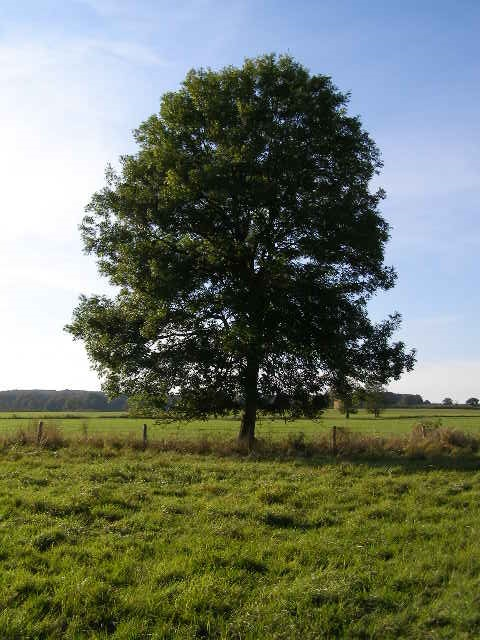
#> input picture tree_for_OpenCV.jpg, 480 x 640 px
$ python chapter3.py
#> lines starting #> are read from the running program, lines starting #| are printed output that depends on the picture
import cv2
import numpy as np

img= cv2.imread("tree_for_OpenCV.jpg")
#> img is the input picture: shape (640, 480, 3); mean B, G, R 103.9, 120, 111.8
imgResize=cv2.resize(img,(300,400))
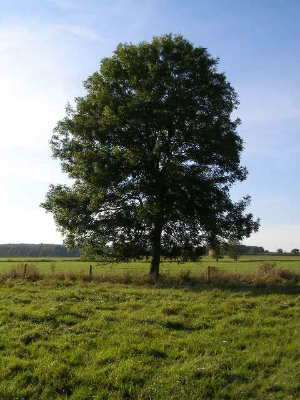
#> imgResize: shape (400, 300, 3); mean B, G, R 103.8, 119.9, 111.7
imgCropped=img[0:200,50:]
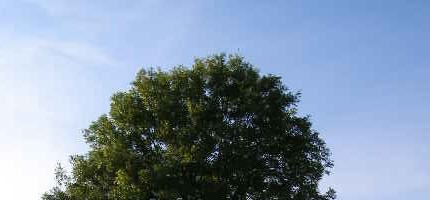
#> imgCropped: shape (200, 430, 3); mean B, G, R 168.6, 148.8, 131.6

cv2.imshow("Image",img)
cv2.imshow("Resized Image",imgResize)
cv2.imshow("Cropped Image",imgCropped)
cv2.waitKey(0)
